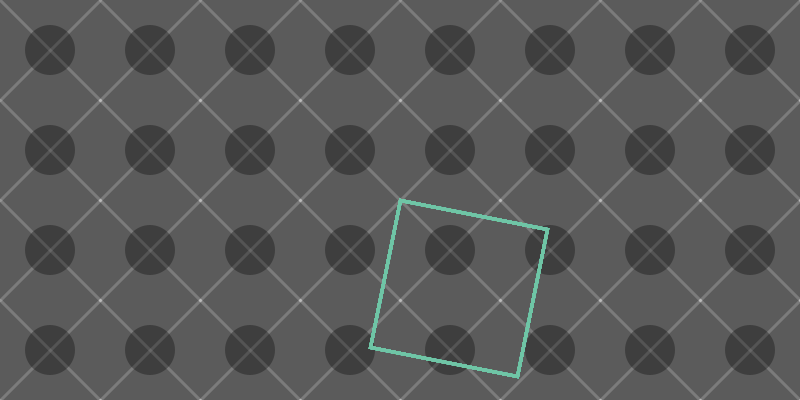
Frame 1 (no input)
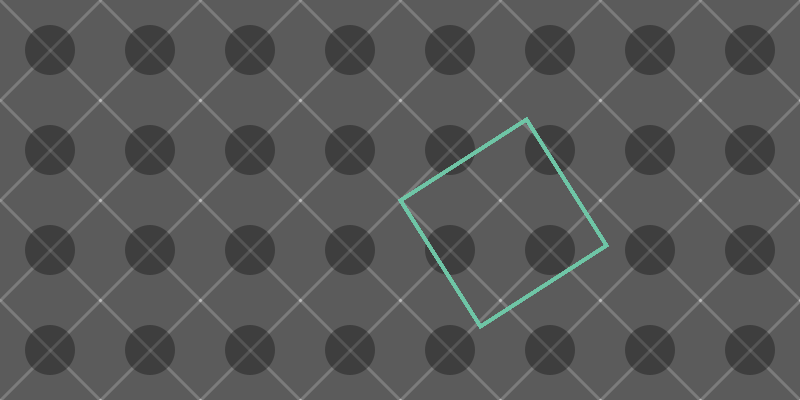
Frame 60 (the mouse pressed at the canvas centre just before this capture)
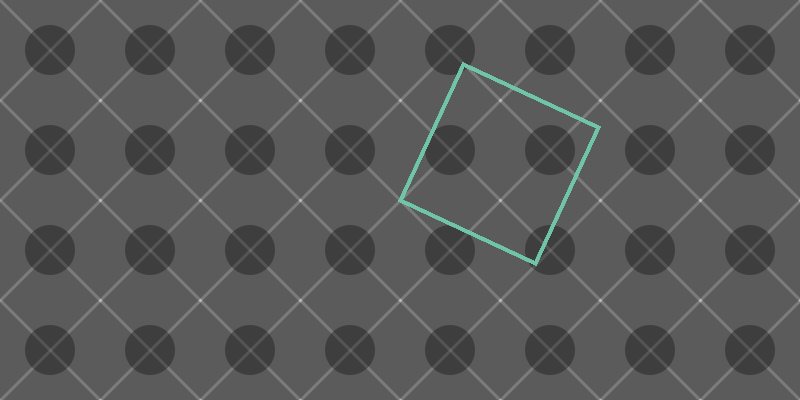
Frame 120 (the mouse held since frame 60 and released just before this capture)

The Processing sketch that drew these frames (run headless with seeded random() and noise(); from frame 60 on, the mouse is pressed at the canvas centre):

// Processing sketch: palys05e00
// ── palys05e00.pde
int x, y;
color v = color(111, 197, 166);
color g = color(91, 91, 91);
color n = color(0);
color b = color(255);

void setup() {
  size(800, 400);
}

void draw() {
  background(g);
  for (x = 0; x < width + 100; x += 100) { 
    for (y = 0; y < height + 100; y += 100) {
      linea(x, y);
      circulo(x, y, 50);
      cuadrado(width / 2, height / 2, 150);
    }
  }
  
}

void linea(int i, int j) {
  strokeWeight(3);
  stroke(b, 50);
  line(i, j, i + 100, j + 100);
  line(i, j + 100, i + 100, j);
}

void circulo(int i, int j, int d) {
  noStroke();
  fill(n, 80);
  ellipse(i + 50, j + 50, d, d);
}

void cuadrado(int i, int j, int r) {
  pushMatrix();
  translate(i, j);
  rotate(frameCount * .2);
  noFill();
  strokeWeight(3);
  stroke(v);
  rect(0 ,0, r, r);
  popMatrix();
}
